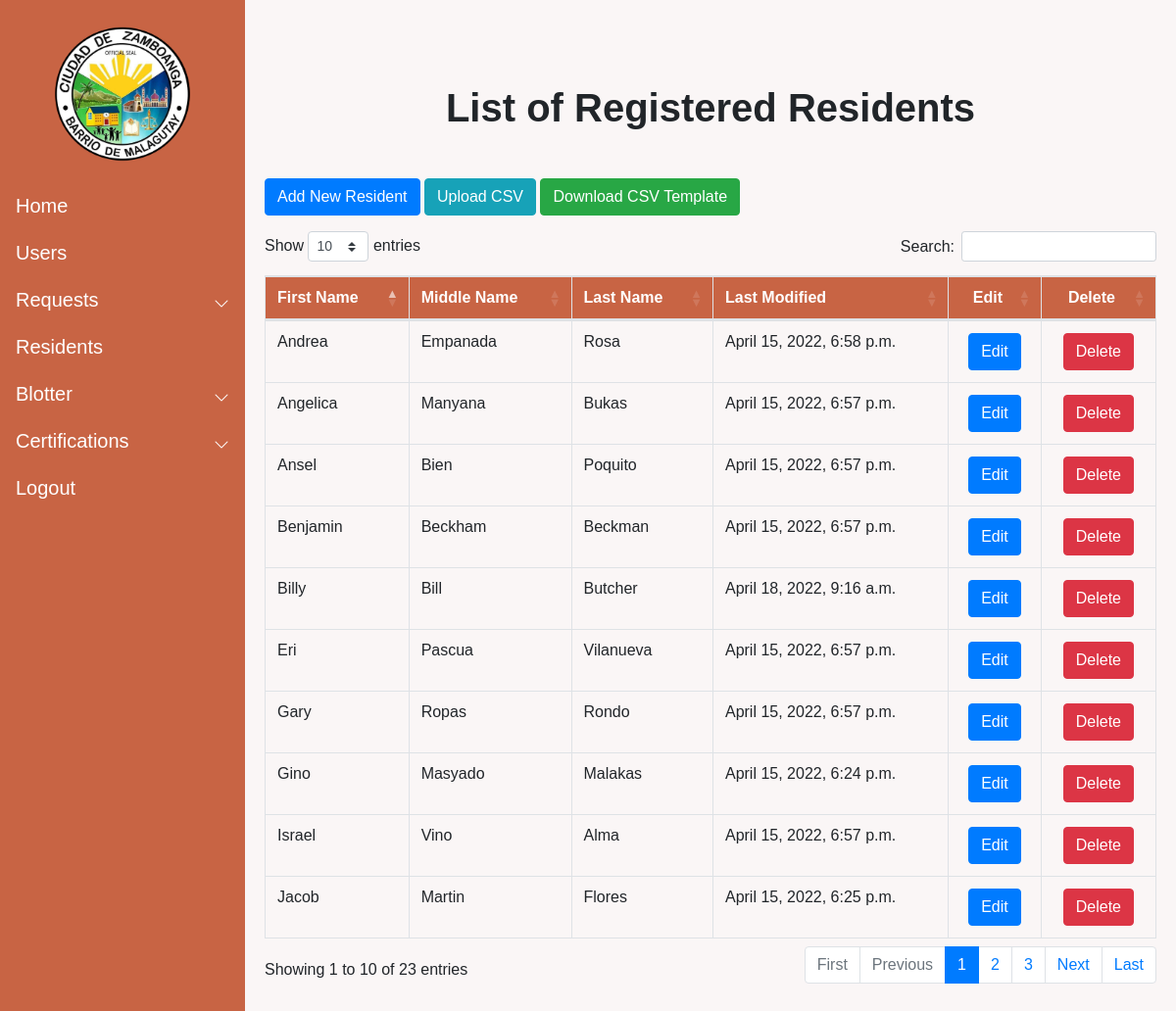
/residents/ (signed in), run on the app's committed database.
### Resident/models.py (models this page shows, shortened)
class Resident (models.Model):
    pic = models.ImageField(null=True, blank = True, verbose_name="Profile Picture", upload_to= "images/", default='images/default_pp.jpg')
    First_name = models.CharField(max_length=50)
    Last_name = models.CharField(max_length=50)
    Middle_name = models.CharField(max_length=50)
    Birthdate = models.DateField(auto_now_add=False, auto_now=False)
    Gender_choices = (
        ('Male','Male'),
        ('Female','Female')
        )
    Gender = models.CharField(max_length=100, choices=Gender_choices, default = "Not Specified")
    Contact = models.CharField(max_length=11)
    Phealthnone = 'None'
    Phealth_choices = (
        ('None', 'None'),
        ('Employed','Employed'),
        ('Voluntary','Voluntary'),
        ('OFW','OFW'),
        ('Sponsored','Sponsored'),
        ('Indigent','Indigent'),
        ('Lifetime','Lifetime'),
        ('Senior','Senior')
    )
    Philhealth_membership = models.CharField(max_length=100,choices=Phealth_choices,default=Phealthnone,verbose_name="Philhealth Membership Type")
    Cstatus_choices = (
        ('Single','Single'),
        ('Married','Married'),
        ('Separated','Separated'),
        ('Widowed','Widowed'),
        )
    Marital_status = models.CharField(max_length=100, choices = Cstatus_choices, default = "")
    Citizenship = models.CharField(max_length=100)
    Religion = models.CharField(max_length=100)
    Occupation = models.CharField(max_length=100, null=True, blank=True)
    Vac_choices = (
        ('Vaccinated','Vaccinated'),
        ('Unvaccinated','Unvaccinated')
    )
    Vaccination = models.CharField(max_length=100, choices = Vac_choices, verbose_name="Vaccination Status", default="")
    Address = models.TextField(max_length=250, verbose_name="Street Address")
    Blacklisted = models.BooleanField(default = False)
    created_date = models.DateTimeField(auto_now_add=True)
    modified_date = models.DateTimeField(auto_now=True)

### Resident/views.py (the view, shortened to what this page needs)
# urls.py: path('residents/', Display_resident, name = "residents"),
@login_required(login_url='login')
def Display_resident (request):
    Resident_obj = Resident.objects.all()
    form = CSVmodel(request.POST or None, request.FILES or None)
    context = {
        'Resident_obj' : Resident_obj,
        'form' : form
    }
    return render (request,"Residents.html",context = context)

### Resident/forms.py
class CSVmodel(forms.ModelForm):
    file_name = forms.FileField(widget=forms.FileInput(attrs={'accept' : ".csv"}))
    class Meta:
        model = CSV
        fields = [
            'file_name'
        ]

### templates/Residents.html (shortened to what this page needs)
{%  extends 'base.html' %}
{% load static %}
{% block content %}
<h1 style="text-align: center;"><b>List of Registered Residents</b></h1>
<div class="container-fluid mt-5 mb-5">
  <a href="/resident_form" class="btn btn-primary mb-3" role="button">Add New Resident</a>
      <button type="button" class="btn btn-info mb-3" data-toggle="modal" data-target="#Uploadcsv">
      Upload CSV
      </button>
  <a href="{% static 'Add_Template.csv' %}" class="btn btn-success mb-3" type="button" download>Download CSV Template</a>
      <table class = "table table-bordered table-hover mt-2 mb-5" id="Display">
        <thead>
            <tr>
              <th>First Name</th>
              <th>Middle Name</th>
              <th>Last Name</th>
              <th>Last Modified</th>
              <th style="text-align: center;">Edit</th>
              <th style="text-align: center;">Delete</th>
          </tr>
        </thead>
        <tbody>
              {% for res in Resident_obj %}
              <tr data-href ="{% url 'resident_profile' res.id %}">
                <td>{{ res.First_name }}</td>
                <td>{{ res.Middle_name}}</a></td>
                <td>{{res.Last_name}}</td>
                <td>{{res.modified_date}}</td>
                <td style="text-align: center;"><a href="{% url 'update_resident' res.id %}" class="btn btn-primary" role="button">Edit</a></td>
                  <td style="text-align: center;">
                        <button type="button" class="btn btn-danger" data-toggle="modal" data-target="#modal-{{ res.id }}">
                          Delete
                      </button>
                    </td>
              </tr>
              {% endfor %}
        </tbody>
      </table>
</div>
{% endblock content %}

### static/css/nav.css (style rules this page uses)
@media (min-width: 992px) { body { overflow: auto !important; } }

### templates/Residents.html (style rules this page uses)
thead { background-color: #c86444; border-color: none; color: white; }
tr[data-href] { cursor: pointer; }

### data on the page
Resident: First_name "Jacob", Middle_name "Martin", Last_name "Flores", modified_date "April 15, 2022, 6:25 p.m."
Resident: First_name "Gino", Middle_name "Masyado", Last_name "Malakas", modified_date "April 15, 2022, 6:24 p.m."
Resident: First_name "Eri", Middle_name "Pascua", Last_name "Vilanueva", modified_date "April 15, 2022, 6:57 p.m."
Resident: First_name "Benjamin", Middle_name "Beckham", Last_name "Beckman", modified_date "April 15, 2022, 6:57 p.m."
Resident: First_name "Andrea", Middle_name "Empanada", Last_name "Rosa", modified_date "April 15, 2022, 6:58 p.m."
Resident: First_name "Angelica", Middle_name "Manyana", Last_name "Bukas", modified_date "April 15, 2022, 6:57 p.m."
Resident: First_name "Gary", Middle_name "Ropas", Last_name "Rondo", modified_date "April 15, 2022, 6:57 p.m."
Resident: First_name "Israel", Middle_name "Vino", Last_name "Alma", modified_date "April 15, 2022, 6:57 p.m."
Resident: First_name "Ansel", Middle_name "Bien", Last_name "Poquito", modified_date "April 15, 2022, 6:57 p.m."
Resident: First_name "Billy", Middle_name "Bill", Last_name "Butcher", modified_date "April 18, 2022, 9:16 a.m."
